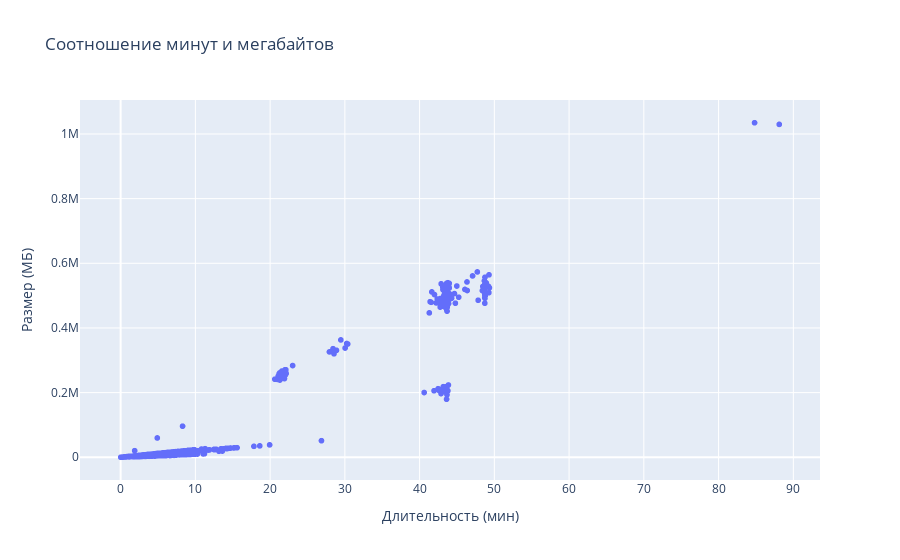

This figure's notebook cell:
### Code cell
df = pd.read_sql(query, conn)
fig = px.scatter(df, x='duration_minutes', y='size_mb', title='Соотношение минут и мегабайтов',
                 labels={'duration_minutes': 'Длительность (мин)', 'size_mb': 'Размер (МБ)'})
fig.show()

### Figure 1 — Plotly figure (JSON) as saved in the notebook; plotly's stock layout.template omitted (floating-point values rounded to 4 significant figures; data arrays with more than 128 entries replaced by an {"elided": "..."} marker saying what was removed)
{"data": [{"hovertemplate": "Длительность (мин)=%{x}<br>Размер (МБ)=%{y}<extra></extra>", "legendgroup": "", "marker": {"color": "#636efa", "symbol": "circle"}, "mode": "markers", "name": "", "showlegend": false, "type": "scattergl", "x": {"elided": "3503 float values"}, "xaxis": "x", "y": {"elided": "3503 int values"}, "yaxis": "y"}], "layout": {"legend": {"tracegroupgap": 0}, "title": {"text": "Соотношение минут и мегабайтов"}, "xaxis": {"anchor": "y", "domain": [0, 1], "title": {"text": "Длительность (мин)"}}, "yaxis": {"anchor": "x", "domain": [0, 1], "title": {"text": "Размер (МБ)"}}}}
